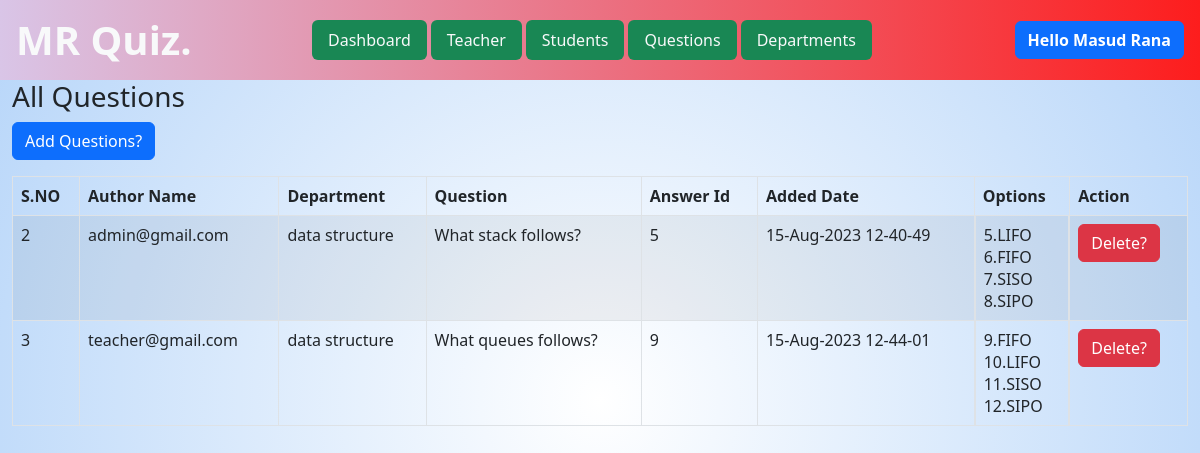
The app's page /admin/questions.php (signed in) with its own data.
### tables this page shows
CREATE TABLE `ques_tbl` (
  `qid` int(250) NOT NULL,
  `question` varchar(250) NOT NULL,
  `ans_id` int(250) NOT NULL,
  `course_name` varchar(255) NOT NULL,
  `author` varchar(20) NOT NULL,
  `department` varchar(30) NOT NULL,
  `date` varchar(20) NOT NULL
);

CREATE TABLE `ans_tbl` (
  `aid` int(11) NOT NULL,
  `optionss` varchar(250) NOT NULL,
  `ans_id` int(250) NOT NULL,
  `course_name` varchar(255) NOT NULL
);

### admin/questions.php (the view, shortened to what this page needs)
<?php include 'header.inc.php'; ?>
    <div class="container-fluid">
    <div class="row">
        <div class="col-12">
            <h3>All Questions</h3>
            <a href="add-question.php"><button class="btn btn-primary mb-3">Add Questions?</button></a>
            <table class="table table-bordered table-striped">
                <thead>
                    <tr>
                        <th>S.NO</th>
                        <th>Author Name</th>
                        <th>Department</th>
                        <th>Question</th>
                        <th>Answer Id</th>
                        <th>Added Date</th>
                        <th>Options</th>
                        <th>Action</th>
                    </tr>
                </thead>
                <tbody>
                    <?php
                    $query="SELECT * from ques_tbl";
                    $runquery=mysqli_query($con,$query);
                    if(mysqli_num_rows($runquery)>0){
                                while($question=mysqli_fetch_assoc($runquery)){
                                    $qid=$question['ans_id'];
                                    ?>
                                    <tr>
                                        <td><?php echo $question['qid']; ?></td>
                                        <td><?php echo $question['author']; ?></td>
                                        <td><?php echo $question['course_name']; ?></td>
                                        <td><?php echo $question['question']; ?></td>
                                        <td><?php echo $question['ans_id']; ?></td>
                                        <td><?php echo $question['date']; ?></td>
                                        <td class="d-flex  flex-column">
                                    <?php
                                        $ansquery="SELECT * from ans_tbl where ans_id=$qid";
                                        $runans=mysqli_query($con,$ansquery);
                                        while($answers=mysqli_fetch_assoc($runans)){
                                    ?>
                                    <span>
                                        <?php echo $answers['aid'].".".$answers['optionss']?>
                                    </span>
                                    <?php
                                    }
                                    echo '</td>
                                            <td><a href="delete-question.php?id='.$question['qid'].'"><button class="btn btn-danger">Delete?</button></a></td>
                                        </tr>';
                                }
                        }
                    ?>
                </tbody>
            </table>
        </div>
    </div>
</div>
</body>
</html>

### css/style.css (style rules this page uses)
body { background: radial-gradient(circle, rgba(255,255,255,1) 0%, rgba(182,213,249,1) 100%); }

### records on screen
ques_tbl: qid "2", author "admin@gmail.com", course_name "data structure", question "What stack follows?", ans "5", date "15-Aug-2023 12-40-49"
ans_tbl: aid "5", optionss "LIFO"
ans_tbl: aid "6", optionss "FIFO"
ans_tbl: aid "7", optionss "SISO"
ans_tbl: aid "8", optionss "SIPO"
ques_tbl: qid "3", author "teacher@gmail.com", course_name "data structure", question "What queues follows?", ans "9", date "15-Aug-2023 12-44-01"
ans_tbl: aid "9", optionss "FIFO"
ans_tbl: aid "10", optionss "LIFO"
ans_tbl: aid "11", optionss "SISO"
ans_tbl: aid "12", optionss "SIPO"

### other values on screen
$_SESSION['name'] "Masud Rana"
